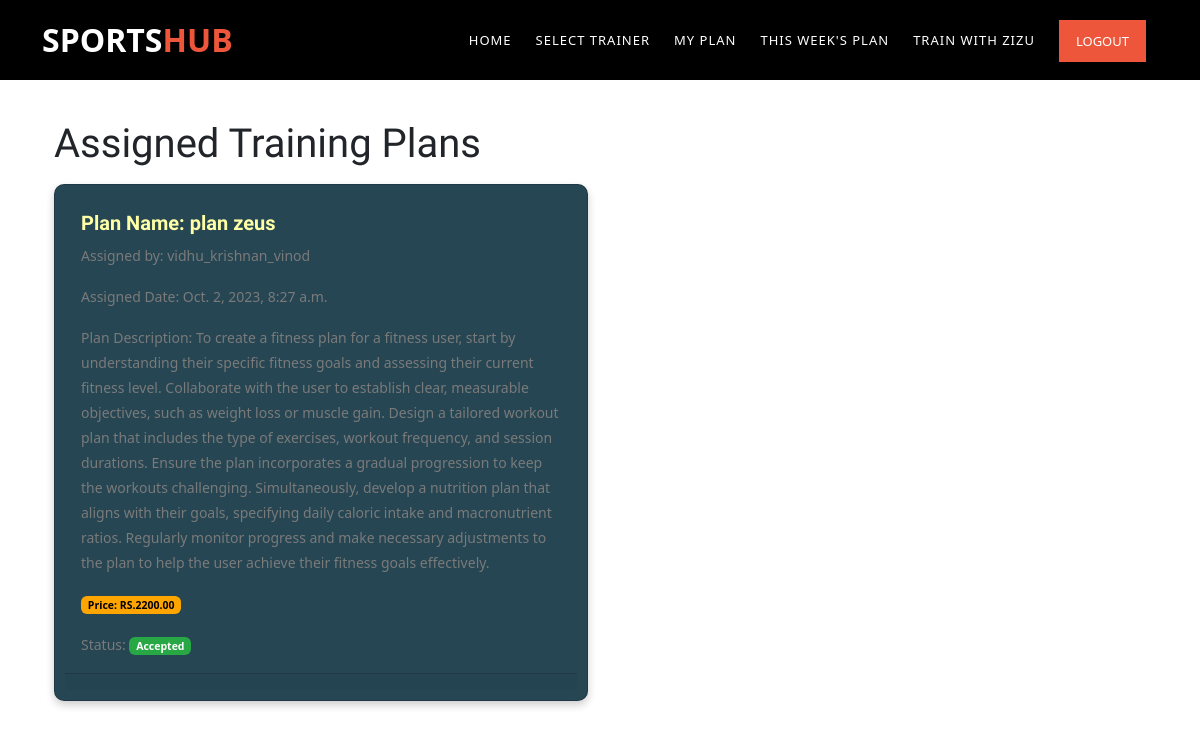
The app's page /members/view_assigned_training_plans/42/ with its own data.
### Members/models.py (models this page shows, shortened)
class TrainingPlanAssignment(models.Model):
    user = models.ForeignKey(FitnessUser, on_delete=models.CASCADE)
    plan = models.ForeignKey(TrainingPlan, on_delete=models.CASCADE)
    assigned_by = models.ForeignKey(FitnessTrainer, on_delete=models.CASCADE)
    assigned_date = models.DateTimeField(auto_now_add=True)
    is_accepted = models.BooleanField(default=False)

class TrainingPlan(models.Model):
    plan_name = models.CharField(max_length=255)
    description = models.TextField()
    duration = models.IntegerField()
    created_by_trainer = models.ForeignKey(FitnessTrainer, on_delete=models.CASCADE, null=True, blank=True)
    amount = models.DecimalField(max_digits=10, decimal_places=2, null=True, blank=True)

class FitnessTrainer(models.Model):
    user = models.OneToOneField(CustomUser, on_delete=models.CASCADE)
    experience = models.IntegerField()
    certification = models.CharField(max_length=255, null=True, blank=True)
    training_goal = models.CharField(max_length=255)
    certification_link = models.CharField(max_length=255, blank=True, null=True)
    height = models.FloatField(blank=True, null=True)
    weight = models.FloatField(blank=True, null=True)

### users/models.py (models this page shows, shortened)
class CustomUser(AbstractBaseUser, PermissionsMixin):
    username = models.CharField(max_length=100, unique=True)
    email = models.EmailField(unique=True)
    first_name = models.CharField(max_length=100)
    last_name = models.CharField(max_length=100)
    role = models.CharField(max_length=20)  # Define roles (e.g., "FitnessUser", "FitnessTrainer", "SportsTrainer")
    description = models.TextField(blank=True, null=True)
    profile_picture = models.FileField(upload_to='profile_pics/', blank=True, null=True)
    address = models.TextField(blank=True, null=True)
    contact_number = models.CharField(max_length=15, blank=True, null=True)
    second_contact_number = models.CharField(max_length=15, blank=True, null=True)# Add the description field
    is_active = models.BooleanField(default=True)
    is_staff = models.BooleanField(default=False)
    objects = CustomUserManager()
    USERNAME_FIELD = 'email'
    REQUIRED_FIELDS = ['username']

### Members/views.py (the view)
# urls.py: path('view_assigned_training_plans/<int:user_id>/', views.view_assigned_training_plans, name='view_assigned_training_plans'),
def view_assigned_training_plans(request, user_id):
    custom_user = get_object_or_404(CustomUser, pk=user_id)
    fitness_user = None
    try:
        fitness_user = custom_user.fitnessuser
    except FitnessUser.DoesNotExist:
        pass
    assignments = None
    if fitness_user:
        assignments = TrainingPlanAssignment.objects.filter(user=fitness_user)
    context = {'assignments': assignments, 'fitness_user': fitness_user}
    return render(request, 'view_assigned_training_plans.html', context)

### Members/templates/view_assigned_training_plans.html (shortened to what this page needs)
{% extends "Navbar2.html" %}
{% block content %}
    <div class="container mt-5">
        <h1>Assigned Training Plans</h1>
    </div>
    <div class="container mt-3">
        <div class="row">
            {% for assignment in assignments %}
                    <div class="col-md-6 mb-4">
                        <div class="card" style="background-color: #264653; color: #FFFFA5; padding: 10px; border-radius: 10px; box-shadow: 0 4px 8px rgba(0, 0, 0, 0.2);">
                            <div class="card-body">
                                <h4 class="card-title" style="font-size: 1.25rem; font-weight: bold;">Plan Name: {{ assignment.plan.plan_name }}</h4>
                                <p class="card-text">Assigned by: {{ assignment.assigned_by.user.username }}</p>
                                <p class="card-text">Assigned Date: {{ assignment.assigned_date }}</p>
                                <p class="card-text">Plan Description: {{ assignment.plan.description }}</p>
                                <p class="card-text"><span class="badge" style="background-color: #FFA500; color: #000;">Price: RS.{{ assignment.plan.amount }}</span></p>
                                <p class="card-text mt-3">Status: {% if assignment.is_accepted %}<span class="badge" style="background-color: #28a745; color: #fff;">Accepted</span>{% else %}<span class="badge" style="background-color: #FFA500; color: #000;">Pending</span>{% endif %}</p>
                            </div>
                            <div class="card-footer text-center">
                            </div>
                        </div>
                    </div>
            {% endfor %}
        </div>
    </div>
{% endblock %}

### static/assets/css/templatemo-training-studio.css (style rules this page uses)
html, body, div, span, applet, object, iframe, h1, h2, h3, h4, h5, h6, p, blockquote, div pre, a, abbr, acronym, address, big, cite, code, del, dfn, em, font, img, ins, kbd, q, s, samp, small, strike, strong, sub, sup, tt, var, b, u, i, center, dl, dt, dd, ol, ul, li, figure, header, nav, section, article, aside, footer, figcaption { margin: 0; padding: 0; border: 0; outline: 0; }
* { box-sizing: border-box; }
html, body { font-family: 'Poppins', sans-serif; font-weight: 400; background-color: #fff; font-size: 16px; -ms-text-size-adjust: 100%; -webkit-font-smoothing: antialiased; -moz-osx-font-smoothing: grayscale; }
h1, h2, h3, h4, h5, h6 { margin-top: 0px; margin-bottom: 0px; }
p { font-size: 14px; line-height: 25px; color: #7a7a7a; }
html, body { background: #fff; font-family: 'Poppins', sans-serif; }

### static/css/style.css (style rules this page uses)
html { overflow-x: hidden; }
h1, h2, h3, h4, h5, .h1, .h2, .h3, .h4, .h5 { font-family: "Muli", -apple-system, BlinkMacSystemFont, "Segoe UI", Roboto, "Helvetica Neue", Arial, sans-serif, "Apple Color Emoji", "Segoe UI Emoji", "Segoe UI Symbol", "Noto Color Emoji"; color: #000; }

### records on screen
TrainingPlanAssignment: plan.plan_name "plan zeus", assigned_by.user.username "vidhu_krishnan_vinod", assigned_date "Oct. 2, 2023, 8:27 a.m.", plan.description "To create a fitness plan for a fitness user, start by understanding their specific fitness goals and assessing their current fitness level. Collaborate with the user to establish clear, measurable objectives, such as weight loss or muscle gain. Design a tailored workout plan that includes the type of exercises, workout frequency, and session durations. Ensure the plan incorporates a gradual progression to keep the workouts challenging. Simultaneously, develop a nutrition plan that aligns with their goals, specifying daily caloric intake and macronutrient ratios. Regularly monitor progress and make necessary adjustments to the plan to help the user achieve their fitness goals effectively.", plan.amount "2200.00", is_accepted "Accepted"
